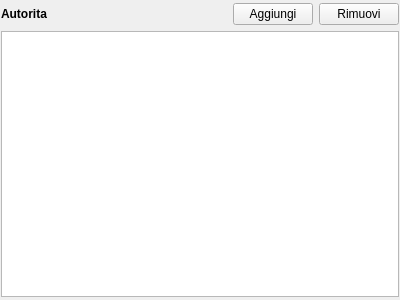
<?xml version="1.0" encoding="UTF-8"?>
<ui version="4.0">
 <class>AutoritaForm</class>
 <widget class="QWidget" name="AutoritaForm">
  <property name="geometry">
   <rect>
    <x>0</x>
    <y>0</y>
    <width>400</width>
    <height>300</height>
   </rect>
  </property>
  <property name="windowTitle">
   <string>Form</string>
  </property>
  <layout class="QVBoxLayout" name="verticalLayout">
   <property name="leftMargin">
    <number>1</number>
   </property>
   <property name="topMargin">
    <number>3</number>
   </property>
   <property name="rightMargin">
    <number>1</number>
   </property>
   <property name="bottomMargin">
    <number>3</number>
   </property>
   <item>
    <layout class="QHBoxLayout" name="horizontalLayout" stretch="1,0,0">
     <item>
      <widget class="QLabel" name="label">
       <property name="font">
        <font>
         <weight>75</weight>
         <bold>true</bold>
        </font>
       </property>
       <property name="text">
        <string>Autorita</string>
       </property>
      </widget>
     </item>
     <item>
      <widget class="QPushButton" name="addAutorita">
       <property name="text">
        <string>Aggiungi</string>
       </property>
      </widget>
     </item>
     <item>
      <widget class="QPushButton" name="removeAutorita">
       <property name="text">
        <string>Rimuovi</string>
       </property>
      </widget>
     </item>
    </layout>
   </item>
   <item>
    <widget class="QListView" name="autoritaListView"/>
   </item>
  </layout>
 </widget>
 <resources/>
 <connections/>
</ui>
